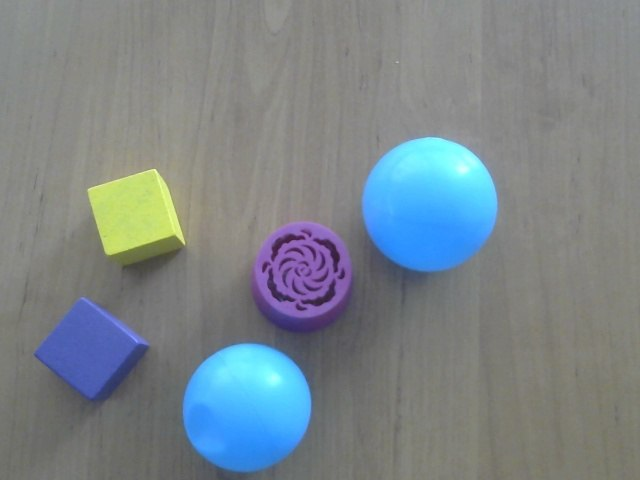
#> input picture stream/img.jpg, 640 x 480 px, given in place of the camera
$ python color_balls_grid.py
#> lines starting #> are read from the running program, lines starting #| are printed output that depends on the picture; after the words box and inside, x2 and y2 are one past the last pixel; in counts of white or black regions, pixels touching at a corner belong together
import random

import cv2


class BallColor:
    def __init__(self, lower, upper, debug_color=(0, 0, 255)):
        self.lower = lower
        self.upper = upper
        self.debug_color = debug_color


blue_color = BallColor((87, 100, 100), (107, 255, 255), (255, 0, 0))
red_color = BallColor((-1, 150, 150), (19, 255, 255), (0, 0, 255))
yellow_color = BallColor((26, 100, 100), (46, 255, 255), (0, 255, 255))
green_color = BallColor((64, 100, 100), (84, 255, 255), (0, 255, 0))

colors = [blue_color, yellow_color, green_color, red_color]

random.shuffle(colors)


def find_ball(frame, color):
    mask = cv2.inRange(hsv, color.lower, color.upper)
    mask = cv2.dilate(mask, None, iterations=2)
    contours, _ = cv2.findContours(mask.copy(), cv2.RETR_EXTERNAL, cv2.CHAIN_APPROX_SIMPLE)

    if len(contours) > 0:
        contour = max(contours, key=cv2.contourArea)
        (x, y), radius = cv2.minEnclosingCircle(contour)
        M = cv2.moments(contour)
        center = (int(M["m10"] / M["m00"]), int(M["m01"] / M["m00"]))
        cv2.circle(frame, (int(x), int(y)), int(radius), color.debug_color, 2)
        cv2.circle(frame, center, 5, color.debug_color, -1)
        return center

    return None


capture = cv2.VideoCapture(0)
capture.set(cv2.CAP_PROP_EXPOSURE, -1)
capture.set(cv2.CAP_PROP_AUTO_EXPOSURE, 1)

cv2.namedWindow("Camera")

capture = cv2.VideoCapture(0)
capture.set(cv2.CAP_PROP_EXPOSURE, -1)
capture.set(cv2.CAP_PROP_AUTO_EXPOSURE, 1)

is_win = False

while capture.isOpened():
    ret, frame = capture.read()
#> frame is the input picture: shape (480, 640, 3); mean B, G, R 136.8, 132.5, 123.3
    frame = cv2.flip(frame, 1)
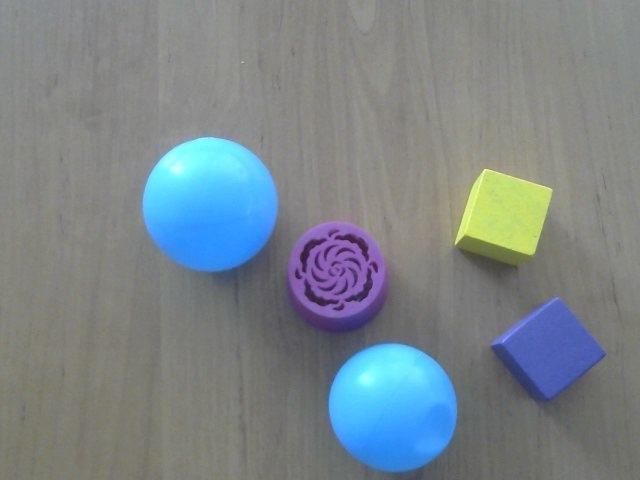
#> frame: shape (480, 640, 3); mean B, G, R 136.8, 132.5, 123.3

    hsv = cv2.cvtColor(frame, cv2.COLOR_BGR2HSV)
#> hsv: shape (480, 640, 3); mean H, S, V 49.4, 35.2, 143.1
    hsv = cv2.GaussianBlur(hsv, (11, 11), 0)
#> hsv: shape (480, 640, 3); mean H, S, V 49.4, 35.2, 143.2

    balls = []

    for color in colors:
        ball = find_ball(frame, color)
        if ball is not None:
            balls.append(ball)
#> this loop made 4 passes
#> (x in find_ball, y in find_ball, radius in find_ball, ball) on passes 2 to 3: (209.9, 205.4, 70.51, (209, 205)), (503.5, 217, 54.64, (503, 216))
#> pass 2, in find_ball (call 2), `mask = cv2.inRange(hsv, color.lower, color.upper)`:
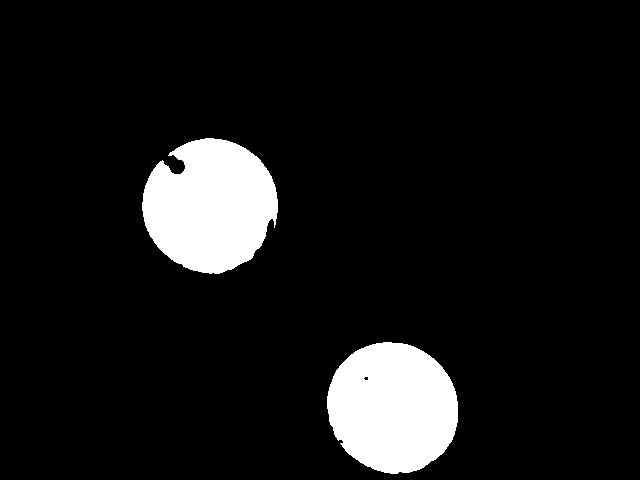
#> mask: shape (480, 640); 8.9% white; 2 white regions, box (x1, y1, x2, y2) and area: (142, 138, 278, 274) 13777, (327, 342, 458, 474) 13499
#> pass 2, in find_ball (call 2), `mask = cv2.dilate(mask, None, iterations=2)`:
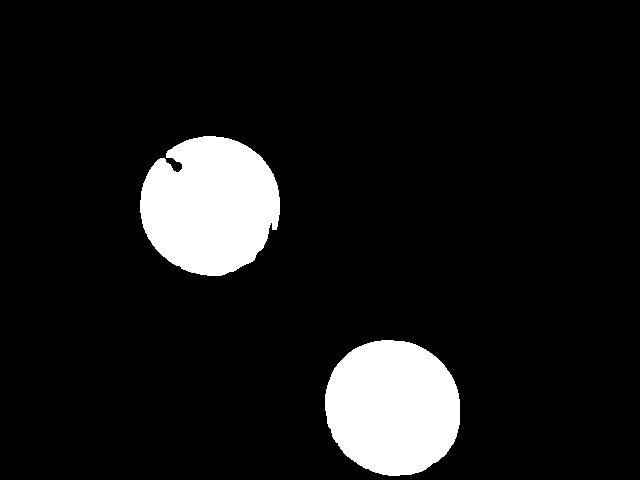
#> mask: shape (480, 640); 9.6% white; 2 white regions, box (x1, y1, x2, y2) and area: (140, 136, 280, 276) 15042, (325, 340, 460, 476) 14589
#> pass 3, in find_ball (call 3), `mask = cv2.inRange(hsv, color.lower, color.upper)`:
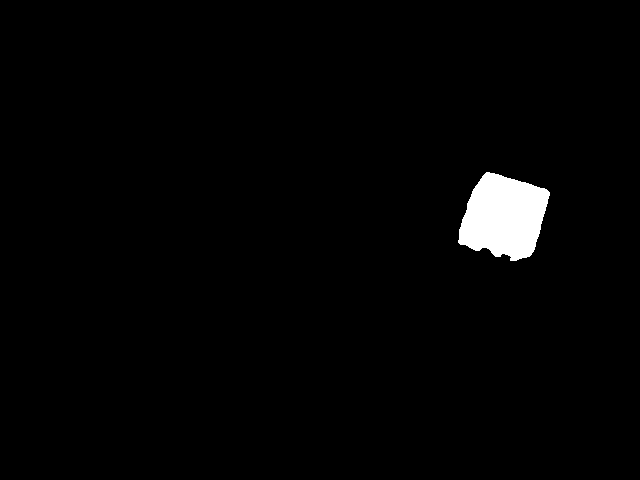
#> mask: shape (480, 640); 1.9% white; 1 white region, box (x1, y1, x2, y2) and area: (458, 172, 550, 261) 5722
#> after the loop:
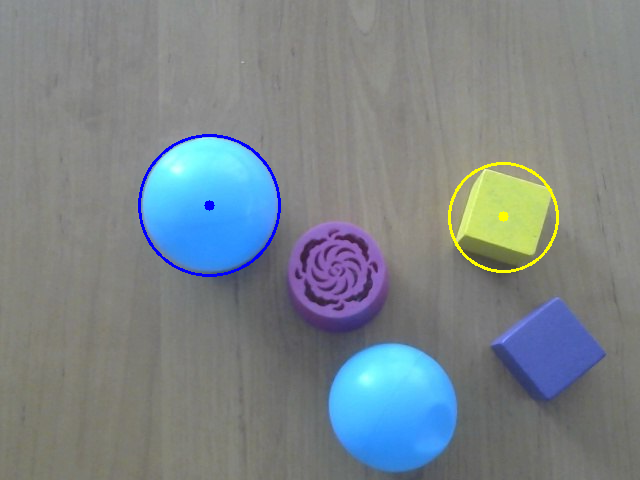
#> frame: shape (480, 640, 3); 0.8% of pixels changed, all inside (x1, y1, x2, y2) = (138, 134, 559, 277)
#> after the loop, balls = [(209, 205), (503, 216)]

    if len(balls) == len(colors):
        prev_pos = None
        is_win = True

        for i, ball in enumerate(balls):
            if prev_pos is not None and ((i % 2 == 1 and balls[i][0] > prev_pos[0]) or (
                    i % 2 == 0 and balls[i][1] > prev_pos[1])):
                cv2.line(frame, prev_pos, ball, colors[i].debug_color, 2)
            elif i > 0:
                is_win = False
            prev_pos = ball

    if is_win:
        cv2.putText(frame, "WIN", (100, 100), cv2.FONT_HERSHEY_SIMPLEX, 2, (0, 255, 0), 2)

    key = cv2.waitKey(1)
#> (key q is pressed here)
    if key == ord('q'):
        break

    cv2.imshow("Camera", frame)

capture.release()
cv2.destroyAllWindows()
